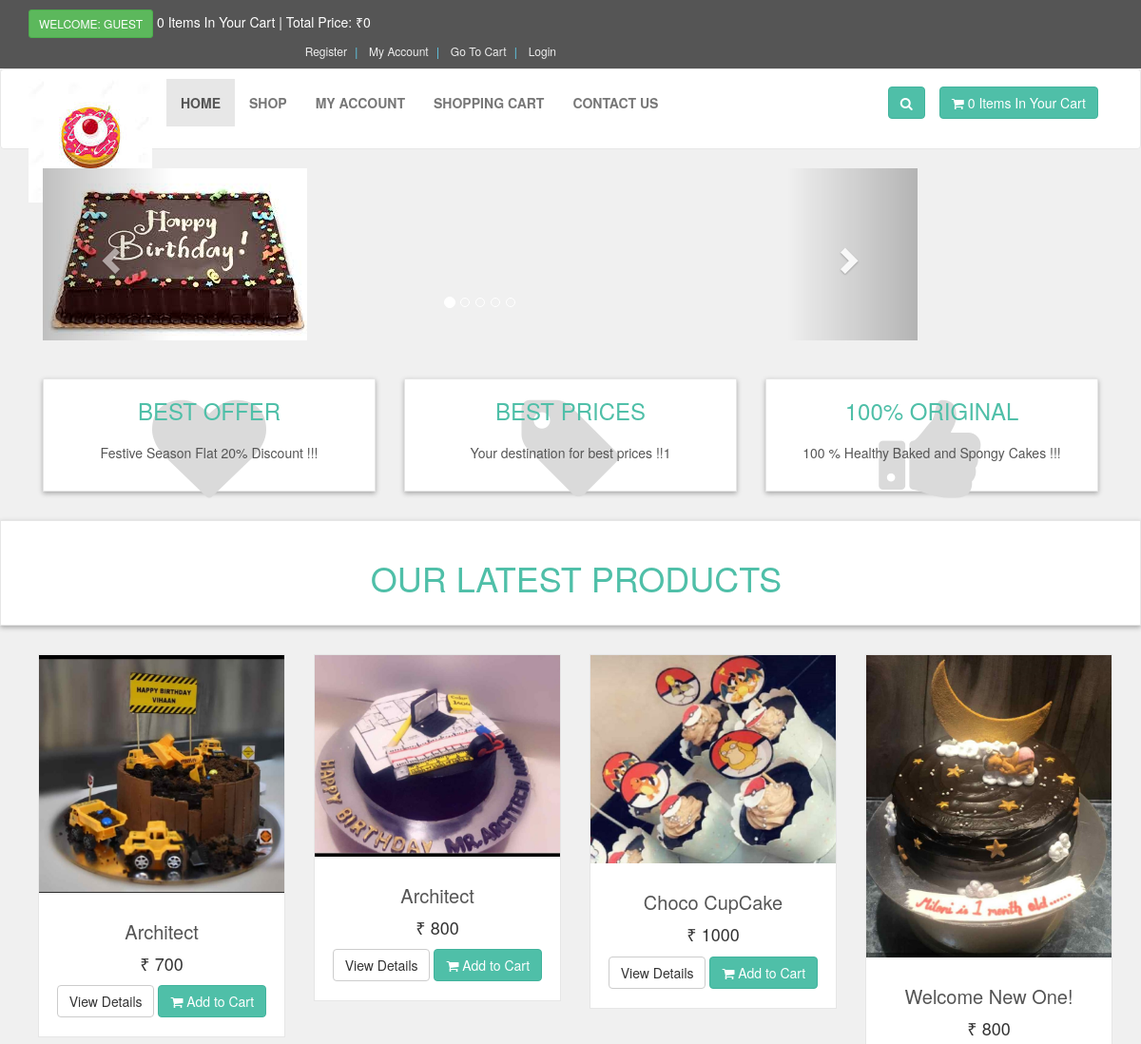
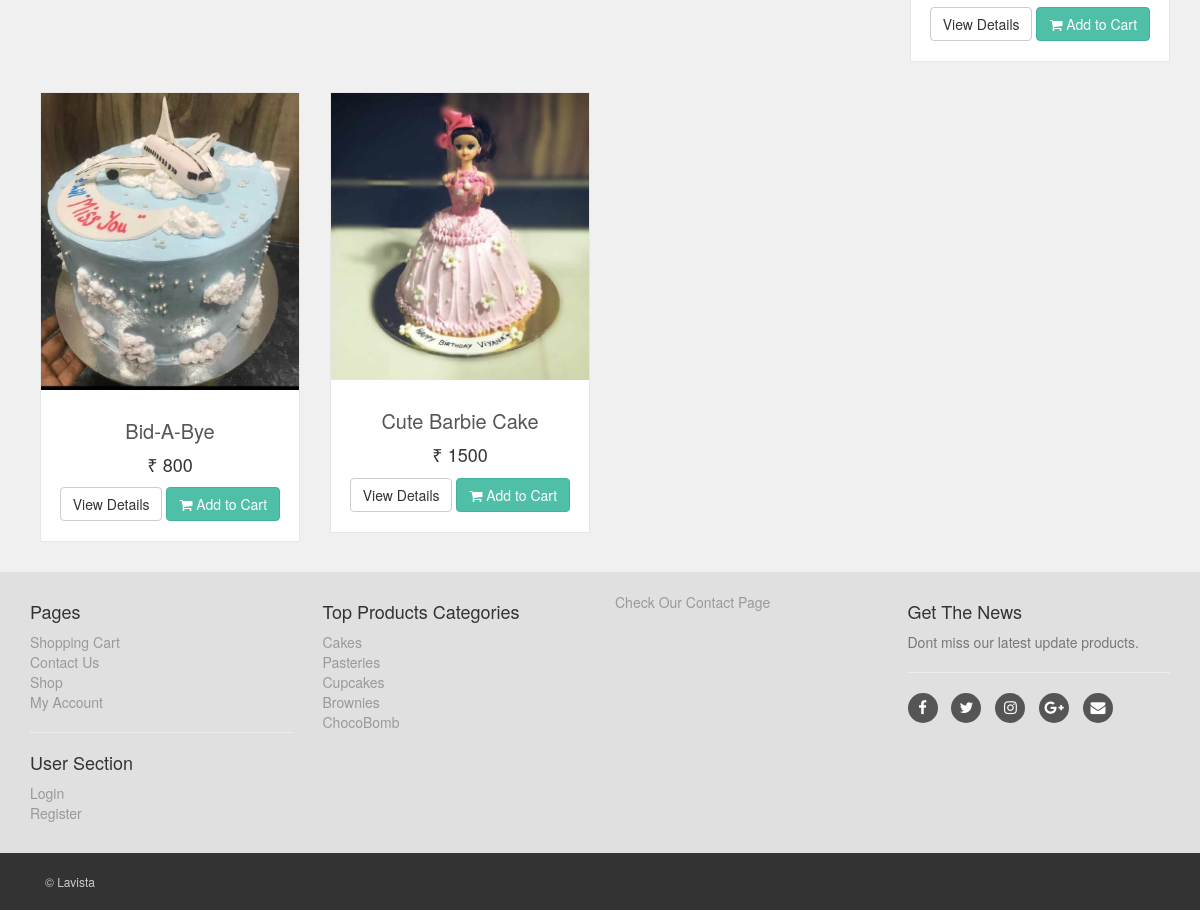
The page / on the database its author committed (2 pictures, top to bottom).
### tables this page shows
CREATE TABLE `slider` (
  `slide_id` int(10) NOT NULL,
  `slide_name` varchar(255) NOT NULL,
  `slide_image` text NOT NULL
);

CREATE TABLE `products` (
  `product_id` int(10) NOT NULL,
  `p_cat_id` int(10) NOT NULL,
  `cat_id` int(10) NOT NULL,
  `date` timestamp NOT NULL DEFAULT current_timestamp() ON UPDATE current_timestamp(),
  `product_title` text NOT NULL,
  `product_img1` text NOT NULL,
  `product_price` int(10) NOT NULL,
  `product_desc` text NOT NULL,
  `product_key` text NOT NULL
);

CREATE TABLE `product_categories` (
  `p_cat_id` int(10) NOT NULL,
  `p_cat_title` text NOT NULL,
  `p_cat_desc` text NOT NULL
);

### functions/functions.php (the view, shortened to what this page needs)
<?php
$db = mysqli_connect("localhost","root","","bksys");
function getRealIpUser(){
    switch(true){
            default : return $_SERVER['REMOTE_ADDR'];
    }
}
function getPro(){
    global $db;
    $get_products = "select * from products order by 1 DESC LIMIT 0,8";
    $run_products = mysqli_query($db,$get_products);
    while($row_products=mysqli_fetch_array($run_products)){
        $pro_id = $row_products['product_id'];
        $pro_title = $row_products['product_title'];
        $pro_price = $row_products['product_price'];
        $pro_img1 = $row_products['product_img1'];
        echo "
        <div class='col-md-4 col-sm-6 single'>
            <div class='product'>
                <a href='details.php?pro_id=$pro_id'>
                    <img class='img-responsive' src='admin_area/product_images/$pro_img1'>
                </a>
                <div class='text'>
                    <h3>
                        <a href='details.php?pro_id=$pro_id'>
                            $pro_title
                        </a>
                    </h3>
                    <p class='price'>
                        ₹ $pro_price
                    </p>
                    <p class='button'>
                        <a class='btn btn-default' href='details.php?pro_id=$pro_id'>
                            View Details
                        </a>
                        <a class='btn btn-primary' href='details.php?pro_id=$pro_id'>
                            <i class='fa fa-shopping-cart'></i> Add to Cart
                        </a>
                    </p>
                </div>
            </div>
        </div>
        ";
    }
}
function items(){
    global $db;
    $ip_add = getRealIpUser();
    $get_items = "select * from cart where ip_add='$ip_add'";
    $run_items = mysqli_query($db,$get_items);
    $count_items = mysqli_num_rows($run_items);
    echo $count_items;
}
function total_price(){
    $total = 0;
    echo "₹" . $total;
}
?>

### includes/header.php (shortened to what this page needs)
<?php
include("functions/functions.php");
?>
<!DOCTYPE html>
<html lang="en">
<head>
    <link rel="stylesheet" href="styles/bootstrap-337.min.css">
    <link rel="stylesheet" href="font-awsome/css/font-awesome.min.css">
    <link rel="stylesheet" href="styles/style.css">
</head>
<body>
   <div id="top">
       <div class="container">
           <div class="col-md- offer">
               <a href="#" class="btn btn-success btn-sm">
                   <?php
                   if(!isset($_SESSION['customer_email'])){
                       echo "Welcome: Guest";
                   }else{
                       echo "Welcome: " . $_SESSION['customer_email'] . "";
                   }
                   ?>
               </a>
               <a href="checkout.php"><?php items(); ?> Items In Your Cart | Total Price: <?php total_price(); ?> </a>
           </div>
           <div class="col-md-6">
               <ul class="menu">
                   <li>
                       <a href="customer_register.php">Register</a>
                   </li>
                   <li>
                       <a href="checkout.php">My Account</a>
                   </li>
                   <li>
                       <a href="cart.php">Go To Cart</a>
                   </li>
                   <li>
                       <a href="checkout.php">
                           <?php
                           if(!isset($_SESSION['customer_email'])){
                                echo "<a href='checkout.php'> Login </a>";
                               }else{
                                echo " <a href='logout.php'> Log Out </a> ";
                               }
                           ?>
                       </a>
                   </li>
               </ul>
           </div>
       </div>
   </div>
   <div id="navbar" class="navbar navbar-default">
       <div class="container">
           <div class="navbar-header">
               <a href="index.php" class="navbar-brand home">
                   <img src="images/logo1.jpg" alt="Lavista Logo" class="hidden-xs">
               </a>
           </div>
           <div class="navbar-collapse collapse" id="navigation">
               <div class="padding-nav">
                   <ul class="nav navbar-nav left">
                       <li class="<?php if($active=='Home') echo"active"; ?>">
                           <a href="index.php">Home</a>
                       </li>
                       <li class="<?php if($active=='Shop') echo"active"; ?>">
                           <a href="shop.php">Shop</a>
                       </li>
                       <li class="<?php if($active=='Account') echo"active"; ?>">
                           <?php
                           if(!isset($_SESSION['customer_email'])){
                               echo"<a href='checkout.php'>My Account</a>";
                           }else{
                              echo"<a href='customer/my_account.php?my_orders'>My Account</a>";
                           }
                           ?>
                       </li>
                       <li class="<?php if($active=='Cart') echo"active"; ?>">
                           <a href="cart.php">Shopping Cart</a>
                       </li>
                       <li class="<?php if($active=='Contact') echo"active"; ?>">
                           <a href="contact.php">Contact Us</a>
                       </li>
                   </ul>
               </div>
               <a href="cart.php" class="btn navbar-btn btn-primary right">
                   <i class="fa fa-shopping-cart"></i>
                   <span><?php items(); ?> Items In Your Cart</span>
               </a>
               <div class="navbar-collapse collapse right">
                   <button class="btn btn-primary navbar-btn" type="button" data-toggle="collapse" data-target="#search">
                       <i class="fa fa-search"></i>
                   </button>
               </div>
           </div>
       </div>
   </div>

### index.php (shortened to what this page needs)
<?php
    $active='Home';
    include("includes/header.php");
?>
   <div class="container" id="slider">
       <div class="col-md-10">
           <div class="carousel slide" id="myCarousel" data-ride="carousel">
               <ol class="carousel-indicators">
                   <li class="active" data-target="#myCarousel" data-slide-to="0"></li>
                   <li data-target="#myCarousel" data-slide-to="1"></li>
                   <li data-target="#myCarousel" data-slide-to="2"></li>
                   <li data-target="#myCarousel" data-slide-to="3"></li>
                  <li data-target="#myCarousel" data-slide-to="4"></li>
               </ol>
               <div class="carousel-inner">
                  <?php
                   $get_slides = "select * from slider LIMIT 0,1";
                   $run_slides = mysqli_query($connection,$get_slides);
                   while($row_slides=mysqli_fetch_array($run_slides)){
                       $slide_image = $row_slides['slide_image'];
                       echo "
                       <div class='item active'>
                       <img src='admin_area/slides_images/$slide_image'>
                       </div>
                       ";
                   }
                   ?>
               </div>
               <a href="#myCarousel" class="left carousel-control" data-slide="prev">
                   <span class="glyphicon glyphicon-chevron-left"></span>
               </a>
               <a href="#myCarousel" class="right carousel-control" data-slide="next">
                   <span class="glyphicon glyphicon-chevron-right"></span>
               </a>
           </div>
       </div>
   </div>
   <div id="advantages">
       <div class="container">
           <div class="same-height-row">
               <div class="col-sm-4">
                   <div class="box same-height">
                       <div class="icon">
                           <i class="fa fa-heart"></i>
                       </div>
                       <h3><a href="#">Best Offer</a></h3>
                       <p>Festive Season Flat 20% Discount !!! </p>
                   </div>
               </div>
               <div class="col-sm-4">
                   <div class="box same-height">
                       <div class="icon">
                           <i class="fa fa-tag"></i>
                       </div>
                       <h3><a href="#">Best Prices</a></h3>
                       <p>Your destination for best prices !!1</p>
                   </div>
               </div>
               <div class="col-sm-4">
                   <div class="box same-height">
                       <div class="icon">
                           <i class="fa fa-thumbs-up"></i>
                       </div>
                       <h3><a href="#">100% Original</a></h3>
                       <p>100 % Healthy Baked and Spongy Cakes !!!<p>
                   </div>
               </div>
           </div>
       </div>
   </div>
   <div id="hot">
       <div class="box">
           <div class="container">
               <div class="col-md-12">
                   <h2>
                       Our Latest Products
                   </h2>
               </div>
           </div>
       </div>
   </div>
   <div id="content" class="container">
       <div class="row">
          <?php
           getPro();
           ?>
       </div>
   </div>
   <?php
    include("includes/footer.php");
    ?>
</body>
</html>

### includes/footer.php (shortened to what this page needs)
<div id="footer">
    <div class="container">
        <div class="row">
            <div class="col-sm-6 col-md-3">
               <h4>Pages</h4>
                <ul>
                    <li><a href="cart.php">Shopping Cart</a></li>
                    <li><a href="contact.php">Contact Us</a></li>
                    <li><a href="shop.php">Shop</a></li>
                    <li><a href="customer/my_account.php">My Account</a></li>
                </ul>
                <hr>
                <h4>User Section</h4>
                <ul>
                           <?php
                           if(!isset($_SESSION['customer_email'])){
                               echo"<a href='checkout.php'>Login</a>";
                           }else{
                              echo"<a href='customer/my_account.php?my_orders'>My Account</a>";
                           }
                           ?>
                    <li><a href="customer_register.php">Register</a></li>
                </ul>
            </div>
            <div class="com-sm-6 col-md-3">
                <h4>Top Products Categories</h4>
                <ul>
                    <?php
                        $get_p_cats = "select * from product_categories";
                        $run_p_cats = mysqli_query($connection,$get_p_cats);
                        while($row_p_cats=mysqli_fetch_array($run_p_cats)){
                            $p_cat_id = $row_p_cats['p_cat_id'];
                            $p_cat_title = $row_p_cats['p_cat_title'];
                            echo "
                                <li>
                                    <a href='shop.php?p_cat=$p_cat_id'>
                                        $p_cat_title
                                    </a>
                                </li>
                            ";
                        }
                    ?>
                </ul>
            </div>
            <div class="col-sm-6 col-md-3">
                <a href="contact.php">Check Our Contact Page</a>
            </div>
            <div class="col-sm-6 col-md-3">
                <h4>Get The News</h4>
                <p class="text-muted">
                    Dont miss our latest update products.
                </p>
                <hr>
                <p class="social">
                    <a href="#" class="fa fa-facebook"></a>
                    <a href="#" class="fa fa-twitter"></a>
                    <a href="#" class="fa fa-instagram"></a>
                    <a href="#" class="fa fa-google-plus"></a>
                    <a href="#" class="fa fa-envelope"></a>
                </p>
            </div>
        </div>
    </div>
</div>
<div id="copyright">
    <div class="container">
        <div class="col-md-6">
            <p class="pull-left">&copy; Lavista </p>
        </div>
        <div class="col-md-6">
        </div>
    </div>
</div>

### styles/style.css (style rules this page uses)
body { font-size: 14px; line-height: 1.42857143; color: #333333; background: #f0f0f0; overflow-x: hidden; }
#top { background: #555555; padding: 10px 0; }
#top .offer { color: #ffffff; }
#top .offer .btn { text-transform: uppercase; }
#top a { color: #ffffff; }
#top ul.menu { padding-top: 5px; margin: 0px; text-align: right; font-size: 12px; list-style: none; }
#top ul.menu > li { display: inline-block; }
#top ul.menu > li a { color: #eeeeee; }
#top ul.menu > li + li:before { content: "|\00a0"; color: #60d4f6; padding: 0 5px; }
.navbar { background: #ffffff; }
.navbar-collapse .right { float: right; }
.navbar-brand { float: left; padding: 10px 15px; font-size: 18px; line-height: 20px; height: 70px; }
.navbar ul.nav > li > a { text-transform: uppercase; font-weight: bold; font-size: 14px; }
.padding-nav { padding-top: 10px; }
.btn-primary { color: rgb(255, 255, 255); background: rgb(79, 191, 168); border-color: rgb(65, 179, 156); }
#slider { margin-bottom: 40px; }
#advantages { text-align: center; }
.box { background: #ffffff; margin: 0 0 30px; border: solid 1px #e6e6e6; box-sizing: border-box; padding: 20px; box-shadow: 0px 2px 5px rgba(0, 0, 0, .3); }
#advantages .box .icon { position: absolute; font-size: 120px; width: 100%; text-align: center; top: -20px; left: 0px; height: 100%; float: left; color: #dadada; box-sizing: border-box; z-index: 1; }
#advantages .box h3 { position: relative; margin: 0 0 20px; font-weight: 300; text-transform: uppercase; z-index: 2; }
#advantages .box h3 a { color: #4fbfa8; }
#advantages .box p { position: relative; z-index: 2; color: #555555; }
#hot h2 { font-size: 36px; font-weight: 400; color: #4fbfa8; text-align: center; text-transform: uppercase; }
#content { padding-left: 25px; }
.single { width: 290px; }
#content .product { background: #ffffff; border: solid 1px #e6e6e6; margin-bottom: 30px; box-sizing: border-box; }
#content .product .text { padding: 10px 10px 0px; }
#content .product .text p.price { font-size: 18px; text-align: center; font-weight: 400; }
#content .product .text .button { text-align: center; clear: both; }
#content .product .text .button .btn { margin-bottom: 10px; }
#content .product .text h3 { text-align: center; font-size: 20px; }
#content .product .text h3 a { color: rgb(85, 85, 85); }
#footer { background: #e0e0e0; padding: 20px 0; }
#footer a { color: #999999; padding: 0; text-decoration: none; }
#footer ul { list-style: none; padding-left: 0px; }
#footer .social { text-align: left; }
#footer .social a { margin: 0px 10px 0px 0px; display: inline-block; color: #ffffff; width: 30px; height: 30px; border-radius: 15px; line-height: 30px; font-size: 15px; text-align: center; vertical-align: bottom; background: #555555; text-decoration: none; }
#copyright { background: #333333; color: #cccccc; padding: 20px 0px; font-size: 12px; }
#copyright p { margin: 0px; }

### rows shown on the page
slider: slide_image (picture)
products: product_img1 (picture), product_title "Architect", product_price "700"
products: product_img1 (picture), product_title "Architect", product_price "800"
products: product_img1 (picture), product_title "Choco CupCake", product_price "1000"
products: product_img1 (picture), product_title "Welcome New One!", product_price "800"
products: product_img1 (picture), product_title "Bid-A-Bye", product_price "800"
products: product_img1 (picture), product_title "Cute Barbie Cake", product_price "1500"
product_categories: p_cat_title "Cakes"
product_categories: p_cat_title "Pasteries"
product_categories: p_cat_title "Cupcakes"
product_categories: p_cat_title "Brownies"
product_categories: p_cat_title "ChocoBomb"

### other values the page prints
$count_items "0 0"
$total "0"
